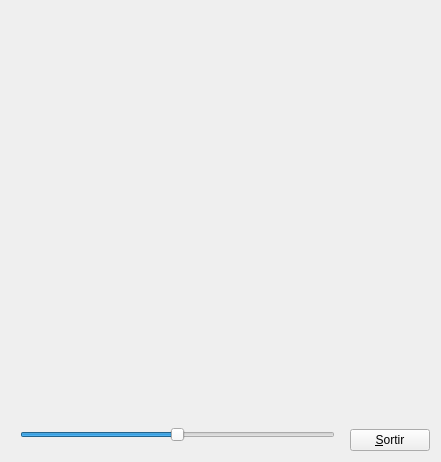
<?xml version="1.0" encoding="UTF-8"?>
<ui version="4.0">
 <class>MyForm</class>
 <widget class="QWidget" name="MyForm">
  <property name="geometry">
   <rect>
    <x>0</x>
    <y>0</y>
    <width>441</width>
    <height>462</height>
   </rect>
  </property>
  <property name="windowTitle">
   <string>IDI-Lab</string>
  </property>
  <layout class="QGridLayout" name="gridLayout">
   <item row="0" column="1">
    <layout class="QVBoxLayout" name="verticalLayout">
     <item>
      <spacer name="verticalSpacer">
       <property name="orientation">
        <enum>Qt::Vertical</enum>
       </property>
       <property name="sizeHint" stdset="0">
        <size>
         <width>20</width>
         <height>40</height>
        </size>
       </property>
      </spacer>
     </item>
     <item>
      <widget class="QPushButton" name="pushButton">
       <property name="sizePolicy">
        <sizepolicy hsizetype="Fixed" vsizetype="Fixed">
         <horstretch>0</horstretch>
         <verstretch>0</verstretch>
        </sizepolicy>
       </property>
       <property name="text">
        <string>&amp;Sortir</string>
       </property>
      </widget>
     </item>
    </layout>
   </item>
   <item row="0" column="0">
    <widget class="MyGLWidget" name="widget" native="true">
     <property name="sizePolicy">
      <sizepolicy hsizetype="Expanding" vsizetype="Expanding">
       <horstretch>0</horstretch>
       <verstretch>0</verstretch>
      </sizepolicy>
     </property>
     <layout class="QGridLayout" name="gridLayout_2">
      <item row="0" column="0">
       <spacer name="verticalSpacer_2">
        <property name="orientation">
         <enum>Qt::Vertical</enum>
        </property>
        <property name="sizeHint" stdset="0">
         <size>
          <width>20</width>
          <height>402</height>
         </size>
        </property>
       </spacer>
      </item>
      <item row="1" column="0">
       <widget class="QSlider" name="horizontalSlider">
        <property name="minimum">
         <number>-8</number>
        </property>
        <property name="maximum">
         <number>8</number>
        </property>
        <property name="orientation">
         <enum>Qt::Horizontal</enum>
        </property>
       </widget>
      </item>
     </layout>
    </widget>
   </item>
  </layout>
 </widget>
 <customwidgets>
  <customwidget>
   <class>MyGLWidget</class>
   <extends>QWidget</extends>
   <header>MyGLWidget.h</header>
   <container>1</container>
   <slots>
    <signal>rotation(int)</signal>
    <slot>rotateCotxe(int)</slot>
   </slots>
  </customwidget>
 </customwidgets>
 <resources/>
 <connections>
  <connection>
   <sender>pushButton</sender>
   <signal>clicked()</signal>
   <receiver>MyForm</receiver>
   <slot>close()</slot>
   <hints>
    <hint type="sourcelabel">
     <x>430</x>
     <y>451</y>
    </hint>
    <hint type="destinationlabel">
     <x>440</x>
     <y>461</y>
    </hint>
   </hints>
  </connection>
  <connection>
   <sender>horizontalSlider</sender>
   <signal>sliderMoved(int)</signal>
   <receiver>widget</receiver>
   <slot>rotateCotxe(int)</slot>
   <hints>
    <hint type="sourcelabel">
     <x>201</x>
     <y>420</y>
    </hint>
    <hint type="destinationlabel">
     <x>189</x>
     <y>274</y>
    </hint>
   </hints>
  </connection>
  <connection>
   <sender>widget</sender>
   <signal>rotation(int)</signal>
   <receiver>horizontalSlider</receiver>
   <slot>setValue(int)</slot>
   <hints>
    <hint type="sourcelabel">
     <x>176</x>
     <y>230</y>
    </hint>
    <hint type="destinationlabel">
     <x>89</x>
     <y>143</y>
    </hint>
   </hints>
  </connection>
 </connections>
</ui>
